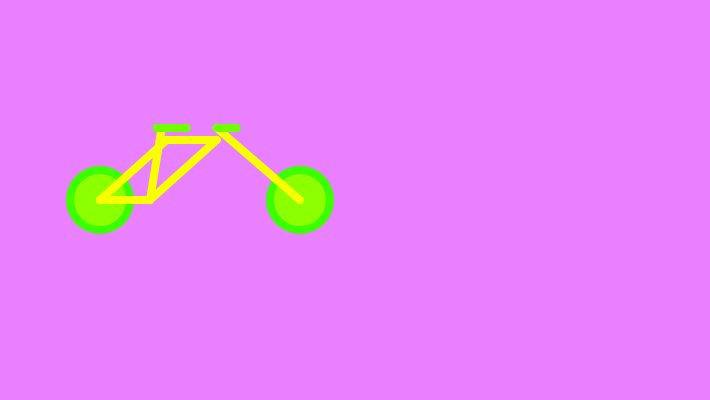
Frame 1 (no input)
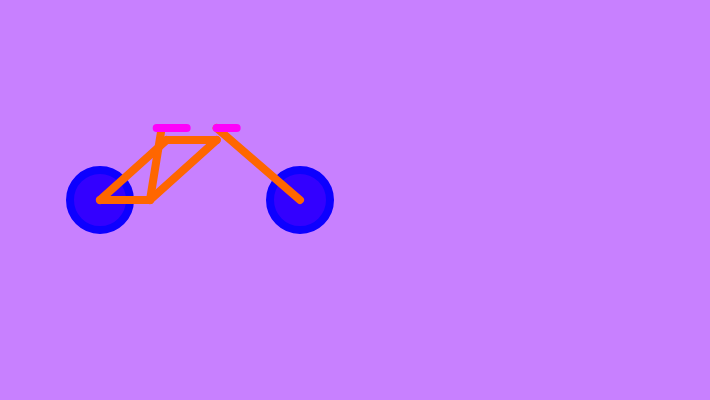
Frame 2 (the mouse pressed at the canvas centre, redrawn once)

The p5.js sketch that drew these frames (run headless with seeded random() and noise() and a simulated clock; the mouse was pressed at the canvas centre and the sketch redrawn once):

// p5.js sketch
// ── sketch.js
var bike;  // Declare object

function setup() {
  createCanvas(710, 400);
  // Create object
  bike = new OneBike();
  bike = new OneBike();
  colorMode(HSB, 360, 100, 100);
      noLoop();
}

function draw() {
  var sat = 100;
    var bri = 100;
    
    var hueChange1 = int(random(0, 360));
    var hueChange2 = int(random(0, 360));
    var hueChange3 = int(random(0, 360));
    var hueChange4 = int(random(0, 360));
    var hueChange5 = int(random(0, 360));
    var color1 = color(hueChange1, sat, bri);
    var color2 = color(hueChange2, sat, bri);
    var color3 = color(hueChange3, sat, bri);
    var color4 = color(hueChange4, sat, bri);
    var color5 = color(hueChange5, sat, bri);
background(hueChange5, sat-50, bri);
  bike.move();
  push();
  translate(100,200);
  bike.display();
  pop();
}

// OneBike class
function OneBike() {
  this.seatwidth = 20;
  this.strokeweight = 8;
  this.wheel1start = 0; //center of back wheel
  this.wheeldist = 200;
  this.wheelsize = 60;
 


  this.move = function() {
    // this.x += random(-this.speed, this.speed);
    // this.y += random(-this.speed, this.speed);
  };

  this.display = function() {
    // ellipse(this.x, this.y, this.diameter, this.diameter);
    
    //bike varibles
    var sat = 150;
    var bri = 255;
    
    
 
    
    var topbar = this.wheel1start-this.wheelsize;
    var barlength = this.wheeldist/4;
    var hueChange1 = int(random(0, 360));
    var hueChange2 = int(random(0, 360));
    var hueChange3 = int(random(0, 360));
    var hueChange4 = int(random(0, 360));
    var hueChange5 = int(random(0, 360));
    var color1 = color(hueChange1, sat, bri);
    var color2 = color(hueChange2, sat, bri);
    var color3 = color(hueChange3, sat, bri);
    var color4 = color(hueChange4, sat, bri);
    var color5 = color(hueChange5, sat, bri);
    
    strokeWeight(this.strokeweight);
    stroke(color1);
    fill(color2);
    ellipse(this.wheel1start,this.wheel1start,this.wheelsize,this.wheelsize); //wheel 1
    ellipse(this.wheeldist,0,this.wheelsize,this.wheelsize);
     stroke(color3);
    line(this.wheel1start, this.wheel1start, barlength, this.wheel1start); //bottom
    line(this.wheel1start, this.wheel1start, this.wheel1start+this.wheeldist/3, topbar); //towards seat
    line(this.wheel1start+this.wheeldist/3, topbar, barlength+this.wheel1start+this.wheeldist/3, topbar); //top
    line(barlength, this.wheel1start, this.wheel1start+this.wheeldist/3-5, topbar-12); //pedal to seat
    line(barlength, this.wheel1start, barlength+this.wheel1start+this.wheeldist/3, topbar); //pedals to handles
    line(barlength+this.wheel1start+this.wheeldist/3, topbar-12, this.wheeldist, this.wheel1start); //front wheel to handles
    stroke(color4);
    line(this.wheel1start+this.wheeldist/3-this.seatwidth/2, topbar-12, this.wheel1start+this.wheeldist/3+this.seatwidth, topbar-12);//seat
    line(barlength+this.wheel1start+this.wheeldist/3, topbar-12, barlength+this.wheel1start+this.wheeldist/3+this.seatwidth, topbar-12);//handles
  };
}
